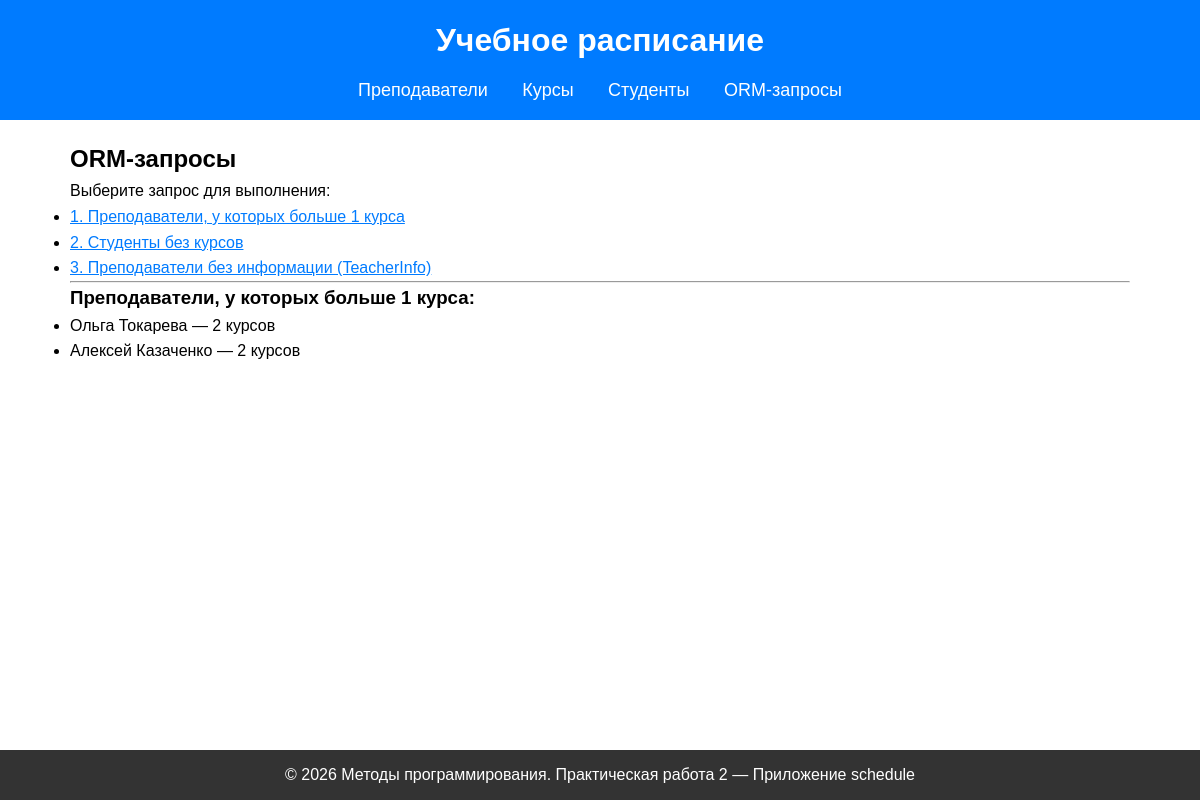
Page /orm/?query=teachers_many on the committed database.
### schedule/models.py (models this page shows)
class Teacher(models.Model):
    first_name = models.CharField(max_length=100, verbose_name="Имя")
    last_name = models.CharField(max_length=100, verbose_name="Фамилия")
    email = models.EmailField(unique=True, blank=False, null=False, verbose_name="Email")
    department = models.CharField(max_length=100, blank=True, verbose_name="Кафедра")
    hire_date = models.DateField(null=True, blank=True, verbose_name="Дата найма")
    birth_date = models.DateField(null=True, blank=True, verbose_name="Дата рождения")
    phone = models.CharField(max_length=20, unique=True, blank=True, verbose_name="Телефон")
    salary = models.DecimalField(max_digits=10, decimal_places=2, null=True, blank=True, verbose_name="Зарплата")
    degree = models.CharField(max_length=100, blank=True, verbose_name="Учёная степень")
    is_active = models.BooleanField(default=True, verbose_name="Активен")
    def __str__(self):
        return f"{self.first_name} {self.last_name}"
    class Meta:
        verbose_name = "Преподаватель"
        verbose_name_plural = "Преподаватели"

### schedule/views.py (the view)
# urls.py: path('orm/', orm_page, name='orm_page'),
def orm_page(request):
    query = request.GET.get('query')
    context = {
        'query': query,
    }
    if query == 'teachers_many':
        context['teachers_many'] = Teacher.objects.annotate(course_count=Count('courses')).filter(course_count__gt=1)
    elif query == 'students_no_courses':
        context['students_no_courses'] = Student.objects.filter(courses__isnull=True)
    elif query == 'teachers_no_info':
        context['teachers_no_info'] = Teacher.objects.filter(info__isnull=True)
    return render(request, 'schedule/orm.html', context)

### schedule/templates/schedule/orm.html (shortened to what this page needs)
{% extends 'schedule/base.html' %}
{% block content %}
    <h2>ORM-запросы</h2>
    <p>Выберите запрос для выполнения:</p>
    <ul>
        <li><a href="{% url 'orm_page' %}?query=teachers_many">1. Преподаватели, у которых больше 1 курса</a></li>
        <li><a href="{% url 'orm_page' %}?query=students_no_courses">2. Студенты без курсов</a></li>
        <li><a href="{% url 'orm_page' %}?query=teachers_no_info">3. Преподаватели без информации (TeacherInfo)</a></li>
    </ul>
    <hr>
    {% if query == 'teachers_many' %}
        <h3>Преподаватели, у которых больше 1 курса:</h3>
        <ul>
            {% for t in teachers_many %}
                <li>{{ t }} — {{ t.course_count }} курсов</li>
            {% empty %}
                <li>Таких преподавателей нет</li>
            {% endfor %}
        </ul>
    {% else %}
        <p>Выберите запрос выше.</p>
    {% endif %}
{% endblock %}

### schedule/templates/schedule/base.html (style rules this page uses)
* { margin: 0; padding: 0; box-sizing: border-box; }
body { font-family: Arial, sans-serif; line-height: 1.6; min-height: 100vh; display: flex; flex-direction: column; }
a { color: #007bff; }

### rows in the picture
Teacher: first_name+last_name "Ольга Токарева", course_count "2"
Teacher: first_name+last_name "Алексей Казаченко", course_count "2"
